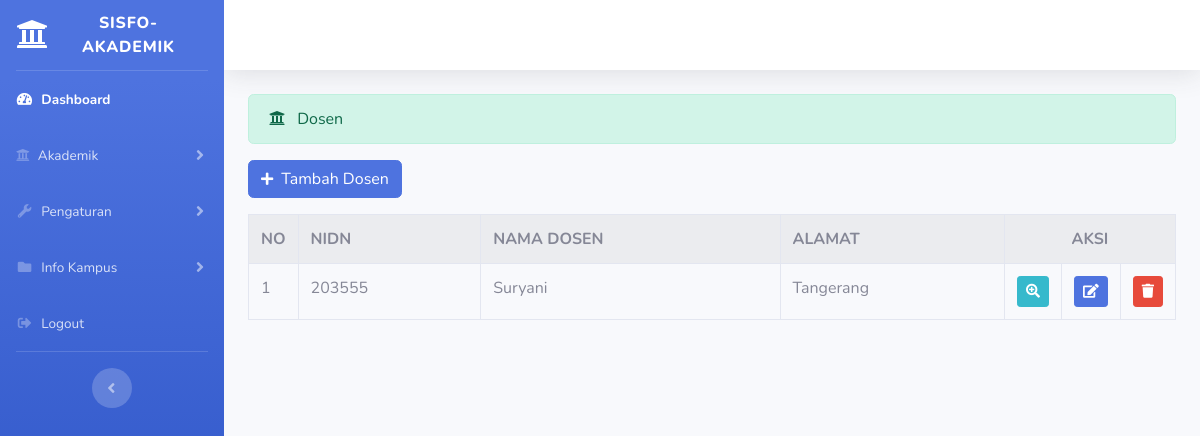
The app's page /index.php/administrator/dosen with its own data.
### tables this page shows
CREATE TABLE `dosen` (
  `id_dosen` int(11) NOT NULL,
  `nidn` varchar(30) NOT NULL,
  `nama_dosen` varchar(40) NOT NULL,
  `alamat` varchar(60) NOT NULL,
  `jenis_kelamin` varchar(30) NOT NULL,
  `email` varchar(70) NOT NULL,
  `telp` varchar(20) NOT NULL,
  `photo` varchar(80) NOT NULL
);

### application/controllers/administrator/dosen.php (called while the page is built, shortened)
<?php
class Dosen extends CI_Controller {
	public function index()
	{
        $data['dosen'] = $this->dosen_model->tampil_data('dosen')->result();
		$this->load->view('templates_administrator/header');
        $this->load->view('templates_administrator/sidebar');
        $this->load->view('administrator/dosen', $data);
        $this->load->view('templates_administrator/footer');
    }
}

### index.php (called while the page is built, shortened)
<?php
require_once BASEPATH.'core/CodeIgniter.php';

### application/models/dosen_model.php (called while the page is built, shortened)
<?php
class Dosen_model extends CI_Model {
    public function tampil_data($table)
    {
        return $this->db->get($table);
    }
}

### application/views/administrator/dosen.php (the view, shortened to what this page needs)
<div class="container-fluid">
    <div class="alert alert-success" role="alert">
    <i class="fas fa-university mr-2"></i> Dosen
    </div>
    <?= anchor('administrator/dosen/tambah_dosen', '<button class="btn btn-primary"><i class="fas fa-plus fa-sm mr-2"></i>Tambah Dosen</button>'); ?>
    <table class="table table-bordered table-striped table-hover mt-3">
        <tr>
            <th>NO</th>
            <th>NIDN</th>
            <th>NAMA DOSEN</th>
            <th>ALAMAT</th>
            <th colspan="3" class="text-center">AKSI</th>
        </tr>
        <?php $no = 1; ?>
        <?php foreach ($dosen as $dsn) : ?>
            <tr>
                <td width="20px"><?= $no; ?></td>
                <td><?= $dsn->nidn; ?></td>
                <td><?= $dsn->nama_dosen; ?></td>
                <td><?= $dsn->alamat; ?></td>
                <td width="20px"><?= anchor('administrator/dosen/detail/'.$dsn->nidn, '<div class="btn btn-sm btn-info"><i class="fa fa-search-plus"><i></div>'); ?></td>
                <td width="20px"><?= anchor('administrator/dosen/update/'.$dsn->nidn, '<div class="btn btn-sm btn-primary"><i class="fa fa-edit"><i></div>'); ?></td>
                <td width="20px"><?= anchor('administrator/dosen/delete/'.$dsn->nidn, '<div class="btn btn-sm btn-danger"><i class="fa fa-trash"><i></div>'); ?></td>
            </tr>
            <?php $no++; ?>
        <?php endforeach; ?>
    </table>
</div>

### records on screen
dosen: nidn "203555", nama_dosen "Suryani", alamat "Tangerang"
